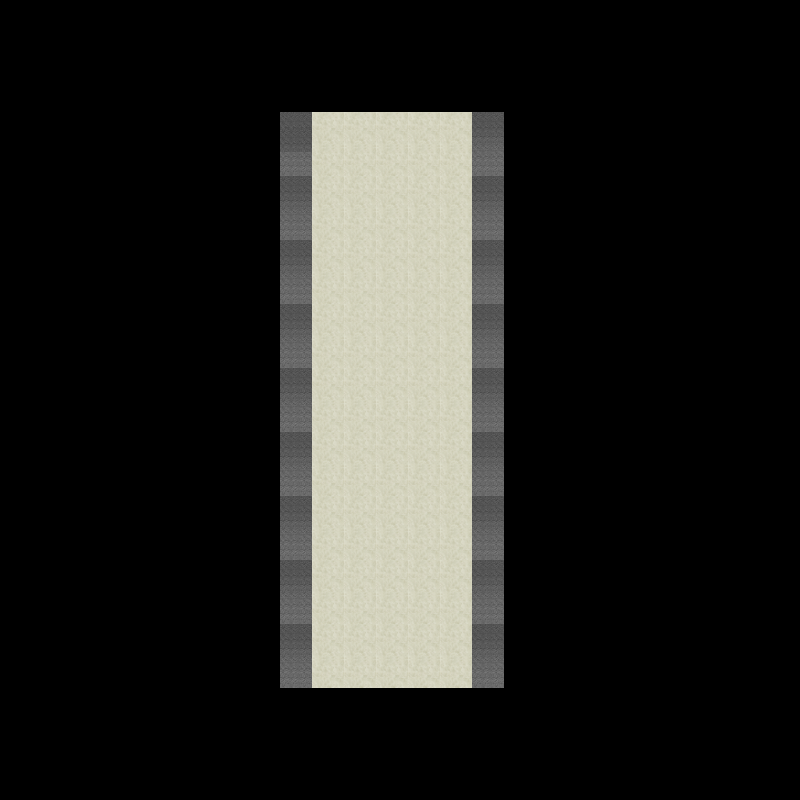

Rendered tile map (Tiled .tmx) drawn with the repository's tilesets; below, a short description and the map source with its tile grids summarised:
An orthogonal 200x200 tile map with 4x4 px tiles, 1 tile layer (Tile Layer 1), 2 tilesets.

<map version="1.9" tiledversion="1.9.2" orientation="orthogonal" renderorder="right-down" width="200" height="200" tilewidth="4" tileheight="4" infinite="0" nextlayerid="2" nextobjectid="1">
 <tileset firstgid="1" source="Stairs.tsx" />
 <tileset firstgid="15226" source="Inside_A4(tiled).tsx" />
 <layer id="1" name="Tile Layer 1" width="200" height="200">
  <data>[40000 cells, 24192 non-empty, 257 distinct tile ids]</data>
 </layer>
</map>
